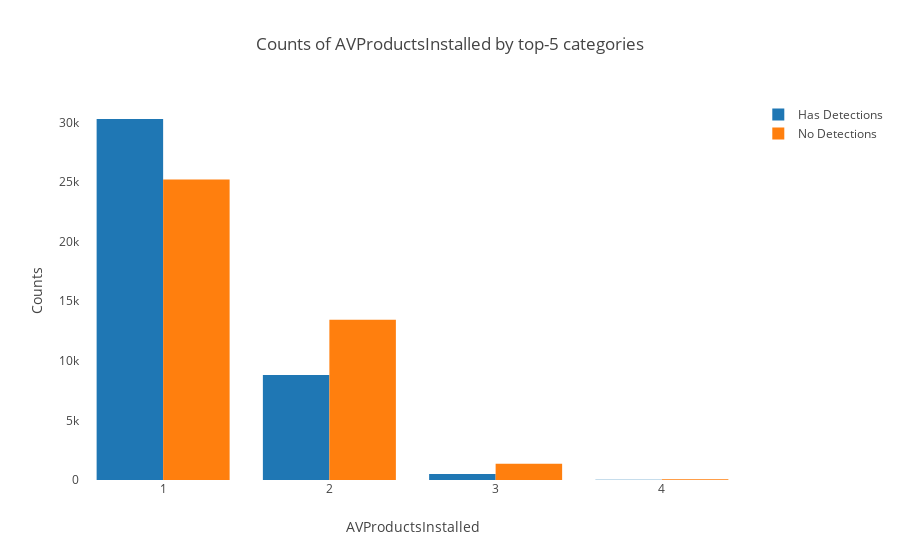

The notebook cell saved with this chart:
### Markdown cell above
### This feature has a huge amount of categories, it seems this is a version of an often updated software.

### Code cell
plot_cat('AVProductsInstalled', True)

### Figure 1 — Plotly figure (JSON) as saved in the notebook; plotly's stock layout.template omitted (floating-point values rounded to 4 significant figures)
{"data": [{"name": "Has Detections", "type": "bar", "uid": "655c1b52-5f8d-45f4-b5a8-40afb303a148", "x": [1, 2, 3, 4], "y": [30279, 8815, 501, 16]}, {"name": "No Detections", "type": "bar", "uid": "21d5912d-3c3b-4c66-b2a2-41a535114668", "x": [1, 2, 3, 4], "y": [25205, 13449, 1365, 53]}], "layout": {"barmode": "group", "legend": {"orientation": "v"}, "title": {"text": "Counts of AVProductsInstalled by top-5 categories"}, "xaxis": {"showgrid": false, "showline": false, "title": {"text": "AVProductsInstalled"}, "zeroline": false}, "yaxis": {"showgrid": false, "showline": false, "title": {"text": "Counts"}, "zeroline": false}}}
